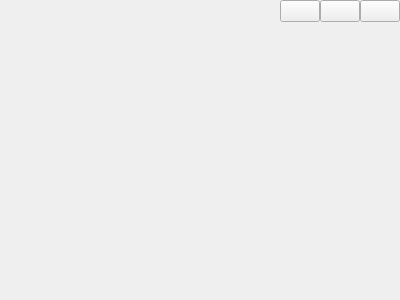
<?xml version="1.0" encoding="UTF-8"?>
<ui version="4.0">
 <class>MainWindow</class>
 <widget class="QWidget" name="MainWindow">
  <property name="geometry">
   <rect>
    <x>0</x>
    <y>0</y>
    <width>400</width>
    <height>300</height>
   </rect>
  </property>
  <property name="styleSheet">
   <string notr="true">

#label {
  color: &quot;#fefefe&quot;;
}
</string>
  </property>
  <layout class="QGridLayout" name="gridLayout">
   <property name="leftMargin">
    <number>0</number>
   </property>
   <property name="topMargin">
    <number>0</number>
   </property>
   <property name="rightMargin">
    <number>0</number>
   </property>
   <property name="bottomMargin">
    <number>0</number>
   </property>
   <property name="spacing">
    <number>0</number>
   </property>
   <item row="0" column="3">
    <widget class="CxCloseButton" name="closeButton">
     <property name="focusPolicy">
      <enum>Qt::NoFocus</enum>
     </property>
     <property name="contextMenuPolicy">
      <enum>Qt::NoContextMenu</enum>
     </property>
    </widget>
   </item>
   <item row="0" column="0">
    <spacer name="horizontalSpacer">
     <property name="orientation">
      <enum>Qt::Horizontal</enum>
     </property>
     <property name="sizeHint" stdset="0">
      <size>
       <width>262</width>
       <height>20</height>
      </size>
     </property>
    </spacer>
   </item>
   <item row="0" column="1">
    <widget class="CxMinimizeButton" name="minimizeButton">
     <property name="focusPolicy">
      <enum>Qt::NoFocus</enum>
     </property>
     <property name="contextMenuPolicy">
      <enum>Qt::NoContextMenu</enum>
     </property>
    </widget>
   </item>
   <item row="0" column="2">
    <widget class="CxMaximizeButton" name="maximizeButton">
     <property name="focusPolicy">
      <enum>Qt::NoFocus</enum>
     </property>
     <property name="contextMenuPolicy">
      <enum>Qt::NoContextMenu</enum>
     </property>
    </widget>
   </item>
   <item row="1" column="0">
    <spacer name="verticalSpacer">
     <property name="orientation">
      <enum>Qt::Vertical</enum>
     </property>
     <property name="sizeHint" stdset="0">
      <size>
       <width>20</width>
       <height>40</height>
      </size>
     </property>
    </spacer>
   </item>
  </layout>
 </widget>
 <layoutdefault spacing="6" margin="11"/>
 <customwidgets>
  <customwidget>
   <class>CxCloseButton</class>
   <extends>QPushButton</extends>
   <header>CxCloseButton.h</header>
  </customwidget>
  <customwidget>
   <class>CxMaximizeButton</class>
   <extends>QPushButton</extends>
   <header>CxMaximizeButton.h</header>
  </customwidget>
  <customwidget>
   <class>CxMinimizeButton</class>
   <extends>QPushButton</extends>
   <header>CxMinimizeButton.h</header>
  </customwidget>
 </customwidgets>
 <resources/>
 <connections/>
</ui>
